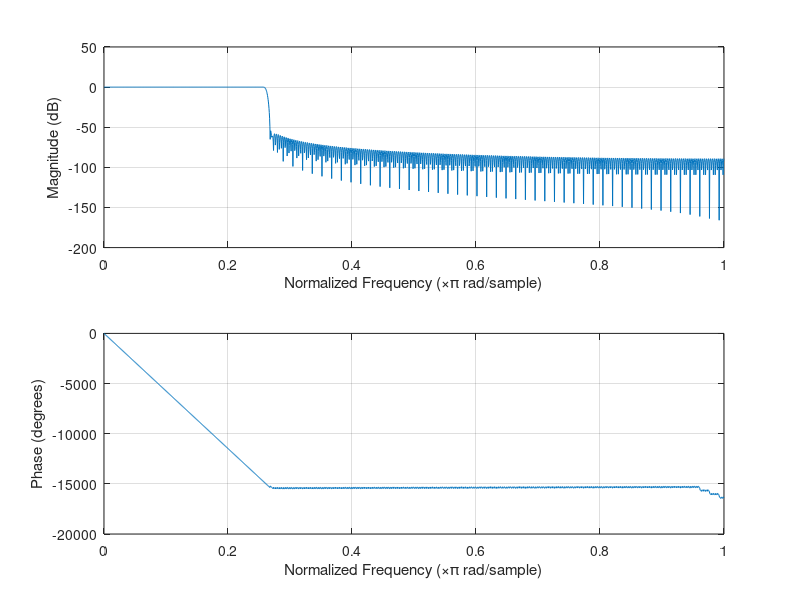

Write the MATLAB code that produced this figure.
close all, clear all;
fs = 8000;
ws = 1100*2*pi/fs;
wp = 1000*2*pi/fs;
wc = 0.5*(wp+ws);
tb=(ws-wp)/2;
N=(8*pi)/tb;
N=ceil(N);
h=zeros(1,N);
for n=1:N
    h(n)=sin(wc*(n-ceil(N/2)))/(pi*(n-ceil(N/2)));
end
h(ceil(N/2))=wc/pi;

n=1:N;
for ii=1:N
    w(ii)=0.54-0.46*cos(2*pi.*ii/(N-1));
end
hw=(h.*w);
freqz(hw);


